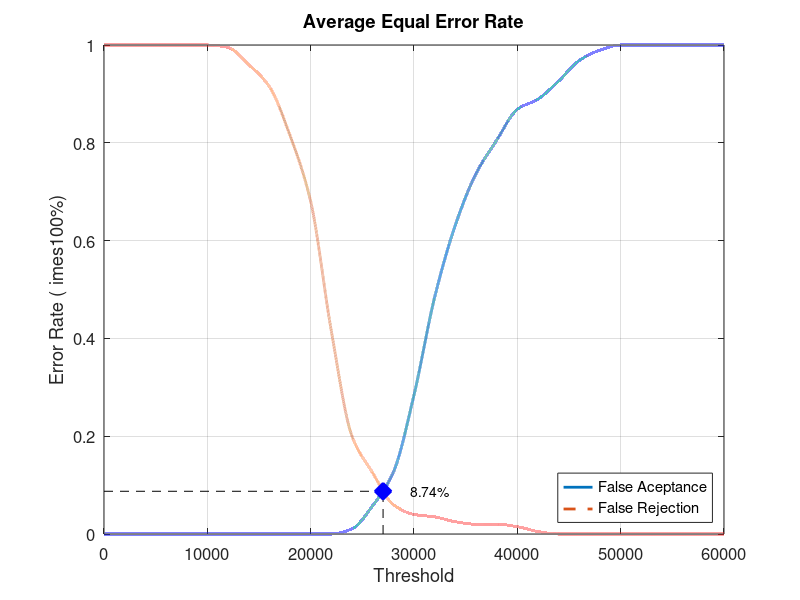
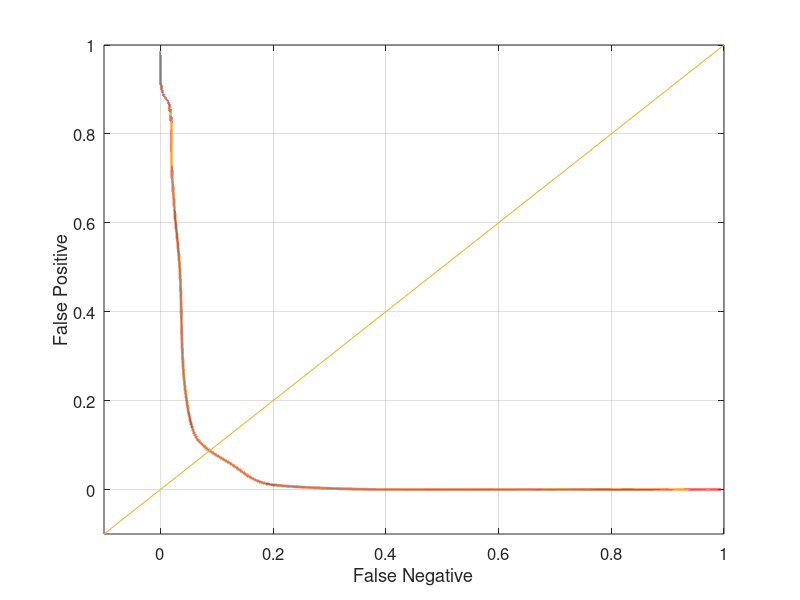

MATLAB code to generate these figures, in order:
close all;
clear;
clc;
x = 0:2000:60000;
xq = 0:0.5:60000;

y0 = [0 0 0 0 0 0 0 0 0 0 0 0 0.0105263 0.0578947 0.126316 0.284211 0.484211 0.631579 0.736842 0.805263 0.868421 0.889474 0.926316 0.968421 0.989474 1 1 1 1 1 1]
yy0 = interp1(x, y0, xq, 'pchip');
y1 = [1 1 1 1 1 1 0.995 0.96 0.915 0.815 0.68 0.415 0.2 0.125 0.06 0.04 0.035 0.025 0.02 0.02 0.015 0.005 0 0 0 0 0 0 0 0 0]
yy1 = interp1(x, y1, xq, 'pchip');

% Calculating EER: 
y2 = abs(y0 - y1);
find(y2 == min(y2))
yy2 = abs(yy0 - yy1);
xEER = find(yy2 == min(yy2));
xEERIndex = xq(xEER) % X-axis EER
yEER = yy0(xEER) % Y-axis EER

main = figure
plot(xq, yy0,'-','LineWidth', 2);	hold on
plot(xq, yy1,'--','LineWidth', 2);	hold on
plot([xEERIndex xEERIndex], [0 yEER], 'k--');	hold on
plot([0 xEERIndex], [yEER yEER], 'k--');	hold on
plot(xEERIndex, yEER, 'bx', 'LineWidth', 10);	hold on
text(xEERIndex + 10 * xEERIndex / 100, yEER, [num2str(round((10000 * yEER)) / 100) '%'])
legend('False Aceptance', 'False Rejection', 'Location', 'SouthEast')
xlabel('Threshold')
ylabel('Error Rate (	imes100%)')
title('Average Equal Error Rate')
set(gca, 'FontSize', 12)
axis([0 60000 0 1])
grid on

print(main, 'Database2_2Main', '-dpng');
FNRxFPR = figure('Color', [1 1 1]);
plot(yy1, yy0, '-', yy1, yy0, 'LineWidth', 2);
hold on
y = -0.1:0.1:1
plot(y, y); 
set(gca, 'FontSize', 12)
xlabel('False Negative')
ylabel('False Positive')
axis([-0.1 1 -0.1 1])
set(gca, 'FontSize', 12)
grid on

print(FNRxFPR, 'Database2_2FNRxFPR','-dpng');
